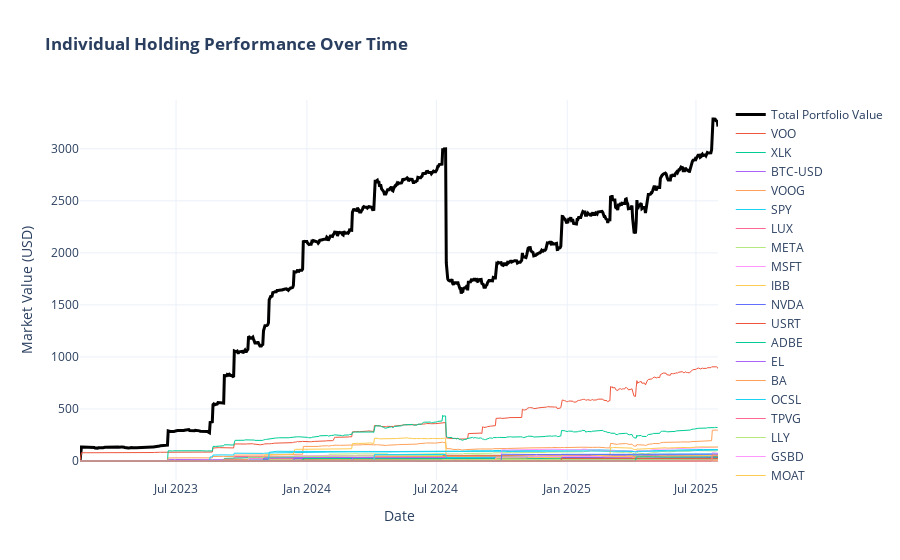

Source (notebook cell):
### Code cell
total_portfolio_value = portfolio.get_total_value_history()
individual_values = portfolio.get_individual_value_history()

fig_holdings = go.Figure()

fig_holdings.add_trace(
    go.Scatter(
        x=total_portfolio_value.index,
        y=total_portfolio_value,
        mode='lines',
        name='Total Portfolio Value',
        line=dict(color='black', width=3)
    )
)

for symbol in individual_values.columns:
    if individual_values[symbol].iloc[-1] > 0:
        fig_holdings.add_trace(
            go.Scatter(
                x=individual_values.index,
                y=individual_values[symbol],
                mode='lines',
                name=symbol,
                line=dict(width=1)
            )
        )

fig_holdings.update_layout(
    title_text="<b>Individual Holding Performance Over Time</b>",
    template="plotly_white",
    xaxis_title="Date",
    yaxis_title=f"Market Value ({config.BASE_CURRENCY})",
    # legend=dict(orientation="h", yanchor="bottom", y=1.02, xanchor="right", x=1),
)

fig_holdings.show()

### Figure 1 — Plotly figure (JSON) as saved in the notebook; plotly's stock layout.template omitted (floating-point values rounded to 4 significant figures; data arrays with more than 128 entries replaced by an {"elided": "..."} marker saying what was removed)
{"data": [{"line": {"color": "black", "width": 3}, "mode": "lines", "name": "Total Portfolio Value", "type": "scatter", "x": {"elided": "898 str values"}, "y": {"elided": "898 float values"}}, {"line": {"width": 1}, "mode": "lines", "name": "VOO", "type": "scatter", "x": {"elided": "898 str values"}, "y": {"elided": "898 float values"}}, {"line": {"width": 1}, "mode": "lines", "name": "XLK", "type": "scatter", "x": {"elided": "898 str values"}, "y": {"elided": "898 float values"}}, {"line": {"width": 1}, "mode": "lines", "name": "BTC-USD", "type": "scatter", "x": {"elided": "898 str values"}, "y": {"elided": "898 float values"}}, {"line": {"width": 1}, "mode": "lines", "name": "VOOG", "type": "scatter", "x": {"elided": "898 str values"}, "y": {"elided": "898 float values"}}, {"line": {"width": 1}, "mode": "lines", "name": "SPY", "type": "scatter", "x": {"elided": "898 str values"}, "y": {"elided": "898 float values"}}, {"line": {"width": 1}, "mode": "lines", "name": "LUX", "type": "scatter", "x": {"elided": "898 str values"}, "y": {"elided": "898 float values"}}, {"line": {"width": 1}, "mode": "lines", "name": "META", "type": "scatter", "x": {"elided": "898 str values"}, "y": {"elided": "898 float values"}}, {"line": {"width": 1}, "mode": "lines", "name": "MSFT", "type": "scatter", "x": {"elided": "898 str values"}, "y": {"elided": "898 float values"}}, {"line": {"width": 1}, "mode": "lines", "name": "IBB", "type": "scatter", "x": {"elided": "898 str values"}, "y": {"elided": "898 float values"}}, {"line": {"width": 1}, "mode": "lines", "name": "NVDA", "type": "scatter", "x": {"elided": "898 str values"}, "y": {"elided": "898 float values"}}, {"line": {"width": 1}, "mode": "lines", "name": "USRT", "type": "scatter", "x": {"elided": "898 str values"}, "y": {"elided": "898 float values"}}, {"line": {"width": 1}, "mode": "lines", "name": "ADBE", "type": "scatter", "x": {"elided": "898 str values"}, "y": {"elided": "898 float values"}}, {"line": {"width": 1}, "mode": "lines", "name": "EL", "type": "scatter", "x": {"elided": "898 str values"}, "y": {"elided": "898 float values"}}, {"line": {"width": 1}, "mode": "lines", "name": "BA", "type": "scatter", "x": {"elided": "898 str values"}, "y": {"elided": "898 float values"}}, {"line": {"width": 1}, "mode": "lines", "name": "OCSL", "type": "scatter", "x": {"elided": "898 str values"}, "y": {"elided": "898 float values"}}, {"line": {"width": 1}, "mode": "lines", "name": "TPVG", "type": "scatter", "x": {"elided": "898 str values"}, "y": {"elided": "898 float values"}}, {"line": {"width": 1}, "mode": "lines", "name": "LLY", "type": "scatter", "x": {"elided": "898 str values"}, "y": {"elided": "898 float values"}}, {"line": {"width": 1}, "mode": "lines", "name": "GSBD", "type": "scatter", "x": {"elided": "898 str values"}, "y": {"elided": "898 float values"}}, {"line": {"width": 1}, "mode": "lines", "name": "MOAT", "type": "scatter", "x": {"elided": "898 str values"}, "y": {"elided": "898 float values"}}, {"line": {"width": 1}, "mode": "lines", "name": "BRW", "type": "scatter", "x": {"elided": "898 str values"}, "y": {"elided": "898 float values"}}, {"line": {"width": 1}, "mode": "lines", "name": "CEFS", "type": "scatter", "x": {"elided": "898 str values"}, "y": {"elided": "898 float values"}}, {"line": {"width": 1}, "mode": "lines", "name": "CLM", "type": "scatter", "x": {"elided": "898 str values"}, "y": {"elided": "898 float values"}}, {"line": {"width": 1}, "mode": "lines", "name": "GOF", "type": "scatter", "x": {"elided": "898 str values"}, "y": {"elided": "898 float values"}}, {"line": {"width": 1}, "mode": "lines", "name": "BURJEEL", "type": "scatter", "x": {"elided": "898 str values"}, "y": {"elided": "898 float values"}}, {"line": {"width": 1}, "mode": "lines", "name": "CHADX15", "type": "scatter", "x": {"elided": "898 str values"}, "y": {"elided": "898 float values"}}, {"line": {"width": 1}, "mode": "lines", "name": "EMAAR", "type": "scatter", "x": {"elided": "898 str values"}, "y": {"elided": "898 float values"}}, {"line": {"width": 1}, "mode": "lines", "name": "MULTIPLY", "type": "scatter", "x": {"elided": "898 str values"}, "y": {"elided": "898 float values"}}, {"line": {"width": 1}, "mode": "lines", "name": "ASM", "type": "scatter", "x": {"elided": "898 str values"}, "y": {"elided": "898 float values"}}, {"line": {"width": 1}, "mode": "lines", "name": "AMR", "type": "scatter", "x": {"elided": "898 str values"}, "y": {"elided": "898 float values"}}, {"line": {"width": 1}, "mode": "lines", "name": "AMZN", "type": "scatter", "x": {"elided": "898 str values"}, "y": {"elided": "898 float values"}}, {"line": {"width": 1}, "mode": "lines", "name": "INDA", "type": "scatter", "x": {"elided": "898 str values"}, "y": {"elided": "898 float values"}}, {"line": {"width": 1}, "mode": "lines", "name": "IJR", "type": "scatter", "x": {"elided": "898 str values"}, "y": {"elided": "898 float values"}}, {"line": {"width": 1}, "mode": "lines", "name": "IPO", "type": "scatter", "x": {"elided": "898 str values"}, "y": {"elided": "898 float values"}}, {"line": {"width": 1}, "mode": "lines", "name": "VXUS", "type": "scatter", "x": {"elided": "898 str values"}, "y": {"elided": "898 float values"}}, {"line": {"width": 1}, "mode": "lines", "name": "XLF", "type": "scatter", "x": {"elided": "898 str values"}, "y": {"elided": "898 float values"}}, {"line": {"width": 1}, "mode": "lines", "name": "ARM", "type": "scatter", "x": {"elided": "898 str values"}, "y": {"elided": "898 float values"}}, {"line": {"width": 1}, "mode": "lines", "name": "RYAAY", "type": "scatter", "x": {"elided": "898 str values"}, "y": {"elided": "898 float values"}}, {"line": {"width": 1}, "mode": "lines", "name": "APO", "type": "scatter", "x": {"elided": "898 str values"}, "y": {"elided": "898 float values"}}, {"line": {"width": 1}, "mode": "lines", "name": "KKR", "type": "scatter", "x": {"elided": "898 str values"}, "y": {"elided": "898 float values"}}, {"line": {"width": 1}, "mode": "lines", "name": "JPMB", "type": "scatter", "x": {"elided": "898 str values"}, "y": {"elided": "898 float values"}}, {"line": {"width": 1}, "mode": "lines", "name": "SMOT", "type": "scatter", "x": {"elided": "898 str values"}, "y": {"elided": "898 float values"}}, {"line": {"width": 1}, "mode": "lines", "name": "XLV", "type": "scatter", "x": {"elided": "898 str values"}, "y": {"elided": "898 float values"}}, {"line": {"width": 1}, "mode": "lines", "name": "BRK-B", "type": "scatter", "x": {"elided": "898 str values"}, "y": {"elided": "898 float values"}}, {"line": {"width": 1}, "mode": "lines", "name": "BX", "type": "scatter", "x": {"elided": "898 str values"}, "y": {"elided": "898 float values"}}], "layout": {"title": {"text": "<b>Individual Holding Performance Over Time</b>"}, "xaxis": {"title": {"text": "Date"}}, "yaxis": {"title": {"text": "Market Value (USD)"}}}}
